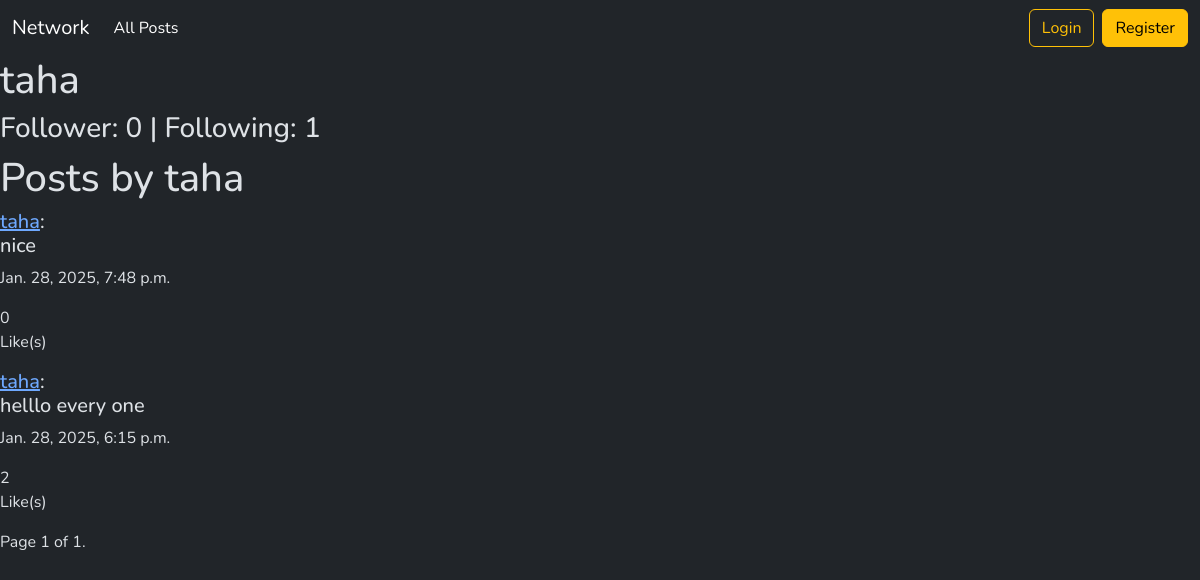
Before: /user/taha with the older database file.
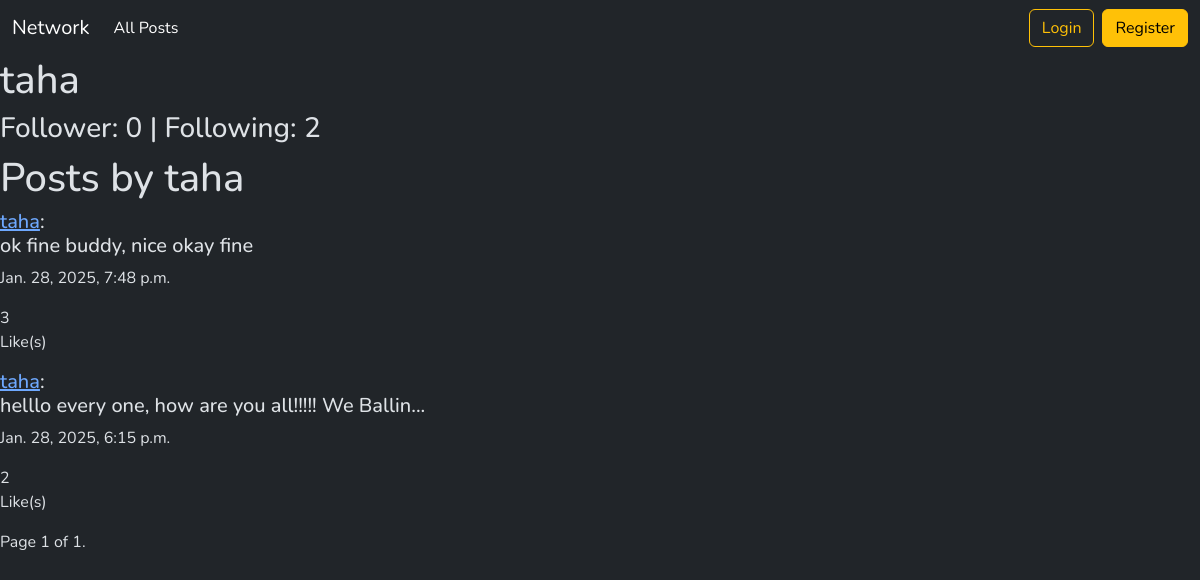
After: the same page with the newer database file.
### network/models.py (models this page shows, shortened)
class User(AbstractUser):
    followers = models.ManyToManyField('self', related_name='following', symmetrical=False, blank=True)

class Post(models.Model):
    creator = models.ForeignKey(User, on_delete=models.CASCADE, related_name="posts")
    postContent = models.CharField(max_length=1000, blank=False)
    created_at = models.DateTimeField(auto_now_add=True)
    liked_by = models.ManyToManyField(User, related_name="liked_posts", blank=True)

### network/views.py (the view)
# urls.py: path("user/<str:username>", views.user_profile, name="userProfile"),
def user_profile(request, username):
    try:
        user = User.objects.get(username = username)
    except:
        return HttpResponseNotFound('not allowed :(')
    page_obj = get_page_obj(request, user.posts.all().order_by('-created_at'))
    return render(request, 'network/profile.html',{"userData":user, "page_obj":page_obj})

### network/util.py (called while the page is built)
def get_page_obj(request, posts):
    posts_list = posts
    paginator = Paginator(posts_list, 10)
    page_number = request.GET.get('page')
    page_obj = paginator.get_page(page_number)
    return page_obj

### network/templates/network/profile.html (shortened to what this page needs)
{% extends "network/layout.html" %}
{% block body %}
<h1>{{userData.username}}</h1>
<h3>Follower: {{userData.followers.count}} | Following: {{userData.following.count}}</h3>
<h1>Posts by {{userData.username}}</h1>
{% include 'network/posts.html' %}
{% endblock %}

### network/templates/network/layout.html (shortened to what this page needs)
{% load static %}
<!DOCTYPE html>
<html lang="en" class="h-100" data-bs-theme="dark">
<head>
    <link rel="stylesheet" href="https://stackpath.bootstrapcdn.com/bootstrap/4.4.1/css/bootstrap.min.css"
>
    <link href="{% static 'network/styles.css' %}" rel="stylesheet">
    <link href="https://cdn.jsdelivr.net/npm/bootstrap@5.3.3/dist/css/bootstrap.min.css" rel="stylesheet"
>
</head>
<body class="d-flex flex-column h-100">
  <nav class="navbar navbar-expand-lg  ">
    <div class="container-fluid">
      <a class="navbar-brand" href="{% url 'index' %}">
        Network</a>
      <div class="collapse navbar-collapse" id="navbarText">
        <ul class="navbar-nav me-auto mb-2 mb-lg-0">
          <li class="nav-item">
            <a class="nav-link text-white link-body-emphasis" aria-current="page"
              href="{% url 'index' %}">All Posts</a>
          </li>
        </ul>
        {% if user.is_authenticated %}
        <span class="navbar-text">
          Signed in as <a href="{% url 'userProfile' user.username %}" class="text-warning ">{{ user.username }}</a>.
        </span>
        <a href="{% url 'logout' %}"><button type="button" class="btn btn-outline-warning me-2 ms-3">Log
            Out</button></a>
        {% else %}
        <a href="{% url 'login' %}"><button type="button"
            class="btn btn-outline-warning me-2 ms-1">Login</button></a>
        <a href="{% url 'register' %}"><button type="button" class="btn btn-warning">Register</button></a>
        {% endif %}
      </div>
    </div>
  </nav>
        {% block body %}
        {% endblock %}
</body>
</html>

### network/templates/network/posts.html (shortened to what this page needs)
{% load static %}
{% for post in page_obj %}
<div class="post">
    <h5><a href="{% url 'userProfile' post.creator.username %}">{{post.creator}}</a>: <div class="post-content-{{post.id}}">{{post.postContent}}</div>
    </h5>
    <p>{{post.created_at}}</p>
    <p>
    <div class="like-count-{{post.id}}">{{post.liked_by.count}}</div> Like(s)</p>
</div>
{% empty %}
<div>No Posts.</div>
{% endfor %}
<div class="pagination">
    <span class="step-links">
        <span class="current">
            Page {{ page_obj.number }} of {{ page_obj.paginator.num_pages }}.
        </span>
    </span>
</div>

### network/static/network/styles.css (style rules this page uses)
* { margin: 0; padding: 0; box-sizing: border-box; font-family: "Nunito", sans-serif; }

Changed rows visible on the page:
changed User "taha": following.count "1" → "2"
changed Post: postContent "nice" → "ok fine buddy, nice okay fine"; liked_by.count "0" → "3"
changed Post: postContent "helllo every one" → "helllo every one, how are you all!!!!! We Ballin..."
